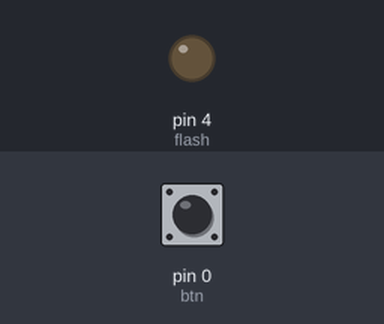
Bench run of a program on a simulated MicroPython board. On the bench: output pins drawn as LEDs (lit = HIGH). The inputs (shaded band) are chosen by the test bench; at power-on: pin 0 (btn) HIGH. What the program prints to the serial console is not drawn.

Above: at 1.2 s.
1.3 s: pin 0 (btn) pulled LOW for 0.15 s
At 2.4 s:
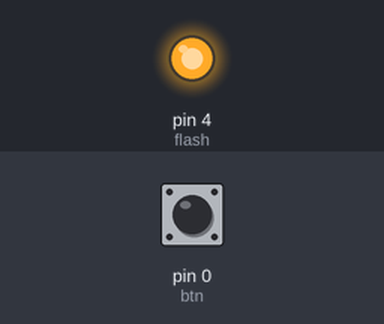
2.9 s: pin 0 (btn) pulled LOW for 1 s
At 3.6 s:
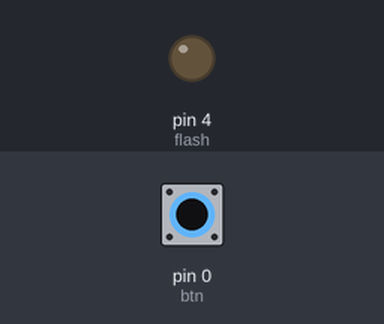
5.4 s: pin 0 (btn) pulled LOW for 3.2 s
At 6.7 s:
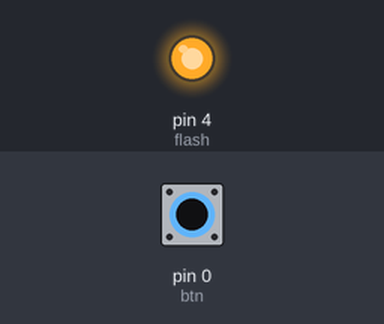
Timing chart, 0 to 8.4 s (numbered marks = the images above; inputs shaded):
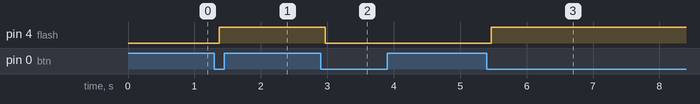

The program:

b4_button_debounce.py
```python
from machine import Pin, Timer

btn = Pin(0, Pin.IN, Pin.PULL_UP)       # 누르면 0
flash = Pin(4, Pin.OUT, value=0)        # 플래시: 매우 밝다, 직시 금지

DEBOUNCE_MS = 70    # 값이 이 시간 동안 안 바뀌어야 "진짜 눌림" 으로 인정 (10 의 배수로 바꿔 보자)
CHECK_MS = 10       # 버튼을 확인하는 간격

raw_last = 1        # 직전에 읽은 값 (떨림 포함)
stable = 1          # 인정된 값: 1 = 뗌, 0 = 눌림
same_ms = 0         # 값이 바뀌지 않고 이어진 시간 (ms)
raw_changes = 0     # 값이 바뀐 횟수 (떨림도 센다)
presses = 0         # 인정된 눌림 횟수

# 인터럽트가 세우는 깃발
flag_10ms = False
isr_cnt = 0

def timer_isr(t):
    global isr_cnt, flag_10ms
    isr_cnt += 1
    if isr_cnt % CHECK_MS == 0:
        flag_10ms = True
    if isr_cnt >= 1000:
        isr_cnt = 0
    # 깃발만 세우고 바로 빠져나간다

def task_10ms():
    global raw_last, stable, same_ms, raw_changes, presses
    now = btn.value()
    if now != raw_last:                 # 값이 바뀌었다 → 떨림일 수 있으니 시간을 처음부터 잰다
        raw_changes += 1
        raw_last = now
        same_ms = 0
        return
    same_ms += CHECK_MS                 # 같은 값이 이어지면 조용한 시간이 쌓인다
    if same_ms >= DEBOUNCE_MS and now != stable:   # 충분히 조용했고 인정된 값과 다르면
        stable = now                    # 이제야 인정한다
        if stable == 0:                 # 뗌 → 눌림으로 인정된 순간
            presses += 1
            flash.value(flash.value() ^ 1)
            print("눌림 인정", presses, "번 / 값이 바뀐 횟수", raw_changes)

tmr = Timer(0)
tmr.init(period=1, mode=Timer.PERIODIC, callback=timer_isr)

try:
    while True:
        # 메인은 깃발을 내리고 나서 일을 한다
        if flag_10ms:
            flag_10ms = False
            task_10ms()
except KeyboardInterrupt:
    tmr.deinit()
    flash.value(0)
    print("정지. 인정된 눌림", presses, "번 / 값이 바뀐 횟수", raw_changes)

# 깨끗한 버튼이면 눌림 1번에 값이 2번(눌림, 뗌) 바뀐다. 그보다 많으면 채터링이다.
# ⭐ 도전: DEBOUNCE_MS 를 20, 70, 150 으로 바꿔 보자. 너무 작으면 떨림을 못 거르고, 너무 크면 짧게 톡 누른 것을 놓친다.
```

Measured:
- after the input at 1.3 s, pin 4 (flash): LOW → HIGH after 0.07 s
- after the input at 2.9 s, pin 4 (flash): HIGH → LOW after 0.07 s
- after the input at 5.4 s, pin 4 (flash): LOW → HIGH after 0.07 s
